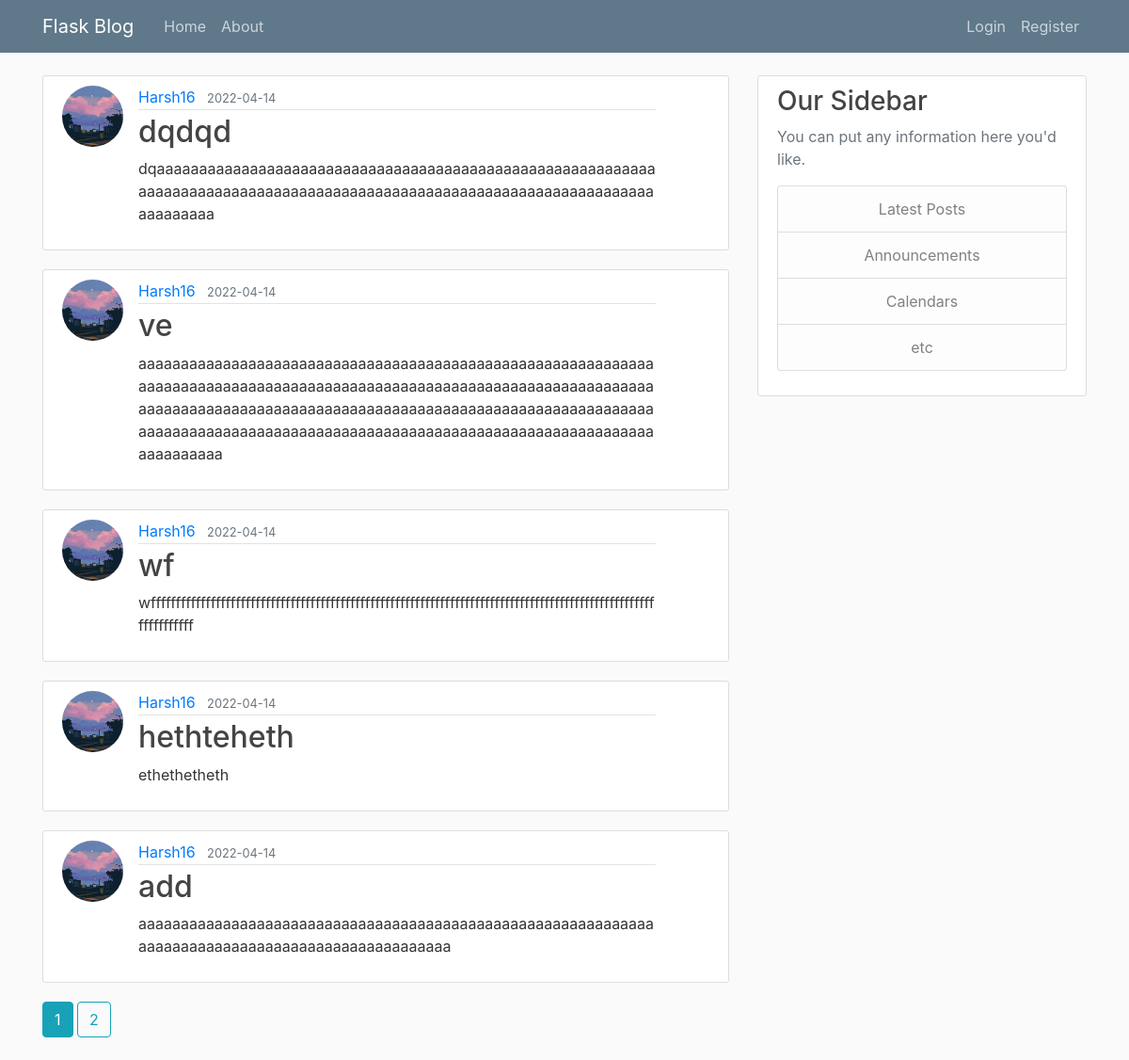
Page /home on the earlier database version.
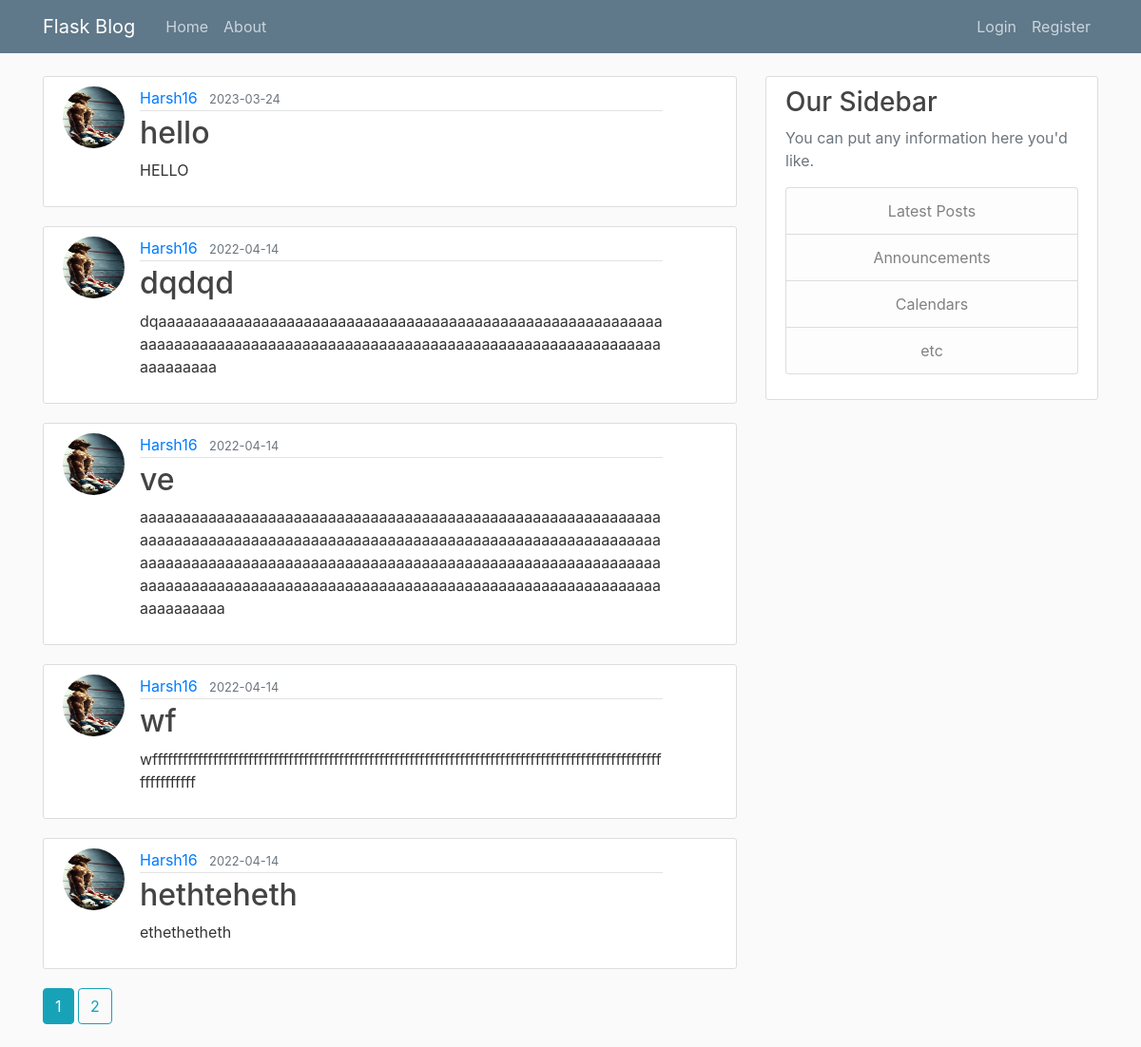
Same page on the later database version.
### flaskblog/models.py (models this page shows, shortened)
class Post(db.Model):
    id = db.Column(db.Integer,primary_key=True)
    title = db.Column(db.String(100),nullable=False)
    date_posted = db.Column(db.DateTime,nullable=False,default=datetime.utcnow)
    content = db.Column(db.Text,nullable=False)
    user_id = db.Column(db.Integer,db.ForeignKey('user.id'),nullable=False)

class User(db.Model,UserMixin):
    id = db.Column(db.Integer,primary_key=True)
    username = db.Column(db.String(20), unique=True,nullable=False)
    email = db.Column(db.String(120), unique=True,nullable=False)
    image_file= db.Column(db.String(20),nullable=False,default='default.jpg')
    password = db.Column(db.String(60),nullable=False)
    posts = db.relationship('Post',backref='author',lazy=True)

### flaskblog/main/routes.py (the view)
@main.route("/")
@main.route("/home")
def home():
    page= request.args.get('page',1,type=int)
    posts = Post.query.order_by(Post.date_posted.desc()).paginate(page=page,per_page=5)
    return render_template('home.html',posts=posts)

### flaskblog/templates/home.html
{% extends "layout.html" %}
    {% block content %}
        {% for post in posts.items %}
          <article class="media content-section">
            <img class ="rounded-circle article-img" src="{{url_for('static',filename='profile_pics/' + post.author.image_file)}}">
            <div class="media-body">
              <div class="article-metadata">
                <a class="mr-2" href="{{url_for('users.user_posts',username=post.author.username)}}">{{ post.author.username }}</a>
                <small class="text-muted">{{ post.date_posted.strftime('%Y-%m-%d') }}</small>
              </div>
              <h2><a class="article-title" href="{{url_for('posts.post',post_id = post.id)}}">{{ post.title }}</a></h2>
             <div class = "new_start">
                <p>{{ post.content }}</p>
              </div>
            </div>
          </article>
        {% endfor %}
        {% for page_num in posts.iter_pages(left_edge=1,right_edge=1,left_current=1,right_current=2) %}
            {% if page_num %}
              {% if posts.page == page_num %}
              <a class ="btn btn-info mb-4" href="{{url_for('main.home',page=page_num) }}">{{ page_num }}</a>
              {% else %}
              <a class ="btn btn-outline-info mb-4" href="{{url_for('main.home',page=page_num) }}">{{ page_num }}</a>
              {% endif %}
            {% else %}
              ...
            {% endif %}
        {% endfor %}
    {% endblock content%}

Differences in the rows shown:
no longer on this page (row unchanged): Post: image_file (placeholder picture), author.username "Harsh16", date_posted "2022-04-14", title "add", content "aaaaaaaaaaaaaaaaaaaaaaaaaaaaaaaaaaaaaaaaaaaaaaaaaaaaaaaaaaaaaaaaaaaaaaaaaaaaaaaaaaaaaaaaaaaaaaaaaa"
added Post: image_file (picture), author.username "Harsh16", date_posted "2023-03-24", title "hello", content "HELLO"
changed through a linked row, Post "dqdqd": image_file: picture added in place of a placeholder
changed through a linked row, Post "ve": image_file: picture added in place of a placeholder
changed through a linked row, Post "wf": image_file: picture added in place of a placeholder
changed through a linked row, Post "hethteheth": image_file: picture added in place of a placeholder
